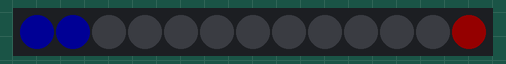
This sketch was run on a simulated Arduino Uno, built with avr-gcc and run on an emulated ATmega328P. On the bench: 13 RGB LEDs in strip order, left to right. Dim RGB values are drawn brighter than linear.

Above: at 0.15 s.
At 1.09 s:
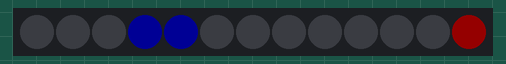
At 2.02 s:
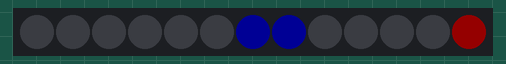
At 2.96 s:
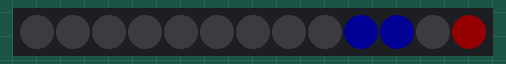
At 3.58 s:
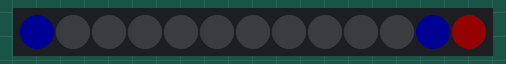
At 4.2 s:
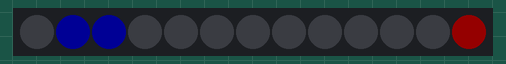

The sketch:

neopixel-playground.ino
```cpp
#include <Adafruit_NeoPixel.h>

const int NEO_PIXEL_COUNT = 12;
const int NEO_PIXEL_PIN = 3;           // Output pin for neo pixels.
const int POWER_LED_PIN = 13;          // Output pin for power LED (pin 13 to use Teensy 3.0's onboard LED).
const int DELAY = 30;
const int STEPS = 10;

Adafruit_NeoPixel pixels = Adafruit_NeoPixel(NEO_PIXEL_COUNT+1, NEO_PIXEL_PIN, NEO_GRB + NEO_KHZ800);

const int r1 = 0;
const int g1 = 0;
const int b1 = 200;

const int r2 = 0;
const int g2 = 0;
const int b2 = 0;


void setup() {
  // Turn on the power indicator LED.
//  pinMode(POWER_LED_PIN, OUTPUT);
  digitalWrite(POWER_LED_PIN, HIGH);

  // Initialize neo pixel library and turn off the LEDs
  pixels.begin();
  pixels.setBrightness(25);
  pixels.clear();
  pixels.setPixelColor(NEO_PIXEL_COUNT, 200,0,0);
  pixels.show();
}


void loop() {
  for( int hot_pixel = 0; hot_pixel < NEO_PIXEL_COUNT * STEPS; hot_pixel++) {
    float position = 1.0 * hot_pixel / STEPS;

    // Background color
    pixels.fill(pixels.Color(r2, g2, b2));
    pixels.setPixelColor(NEO_PIXEL_COUNT, 200,0,0);

    int p1 = (int) position;
    int p2 = (p1 + 1) % NEO_PIXEL_COUNT;
    int p3 = (p1 + 2) % NEO_PIXEL_COUNT;

    float distance = position - p1;
    float fraction_bg = distance;
    float fraction_fg = 1.0 - distance;

    // Red "out of tune" color
    pixels.setPixelColor(p1, r2 * fraction_bg + r1 * fraction_fg, g2 * fraction_bg + g1 * fraction_fg, b2 * fraction_bg + b1 * fraction_fg);
    pixels.setPixelColor(p3, r2 * fraction_fg + r1 * fraction_bg, g2 * fraction_fg + g1 * fraction_bg, b2 * fraction_fg + b1 * fraction_bg);
    pixels.setPixelColor(p2, r1, g1, b1);

    pixels.show();
    delay(DELAY);
  }
}
```

Measured:
- by itself, everything shown: repeats every 3.7 s, in 12 steps
